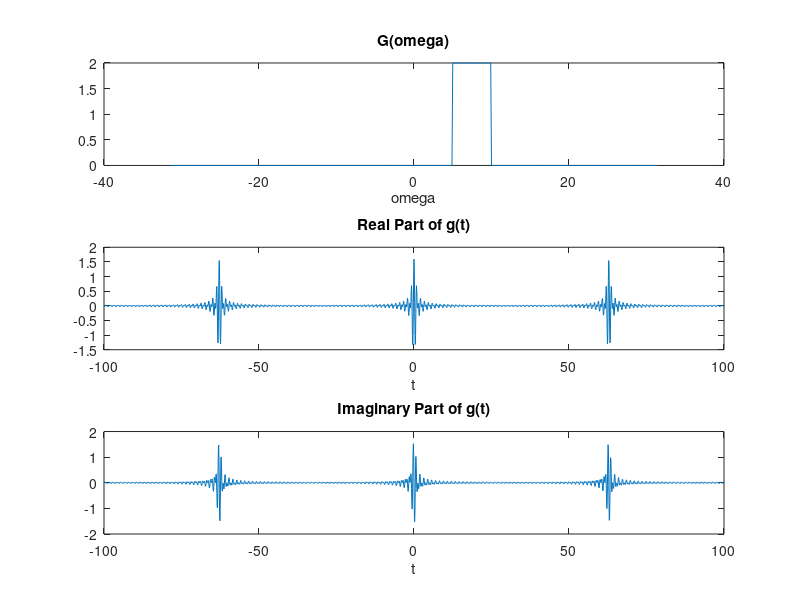
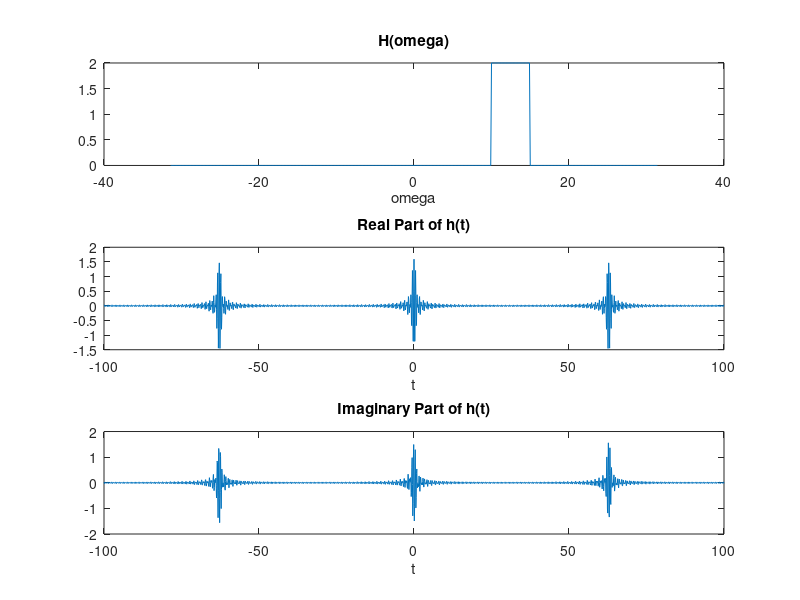

MATLAB code for these plots, in order:
% Stephen Kemp
% EE103L Section 01B
% Lab 5
% Problem 1
clear all;
close all;

% Part A

w = [-31.4:0.1:31.4];
t = [-100:0.1:100];
G = @(w) 2*(w >= 5 & w <= 10);
Gw = G(w);

% inverse fourier transform
for ii = 1:length(t)
    gt(ii) = 1/(2*pi) * trapz(w, Gw.*exp(-1i*w*t(ii)));
end

figure(1);
subplot(3,1,1);
plot(w, Gw);
title("G(\omega)");
xlabel("\omega");

subplot(3,1,2);
plot(t, gt);
title("Real Part of g(t)");
xlabel("t");

subplot(3,1,3);
plot(t, imag(gt));
title("Imaginary Part of g(t)");
xlabel("t");

% Part B

Hw =  G(w-5);

for ii = 1:length(t)
    ht(ii) = 1/(2*pi) * trapz(w, Hw.*exp(-1i*w*t(ii)));
end

figure(2);
subplot(3,1,1);
plot(w, Hw);
title("H(\omega)");
xlabel("\omega");

subplot(3,1,2);
plot(t, ht);
title("Real Part of h(t)");
xlabel("t");

subplot(3,1,3);
plot(t, imag(ht));
title("Imaginary Part of h(t)");
xlabel("t");

% Part C
% g(t) and h(t) are complex signals because they both have non-zero
% imaginary components.